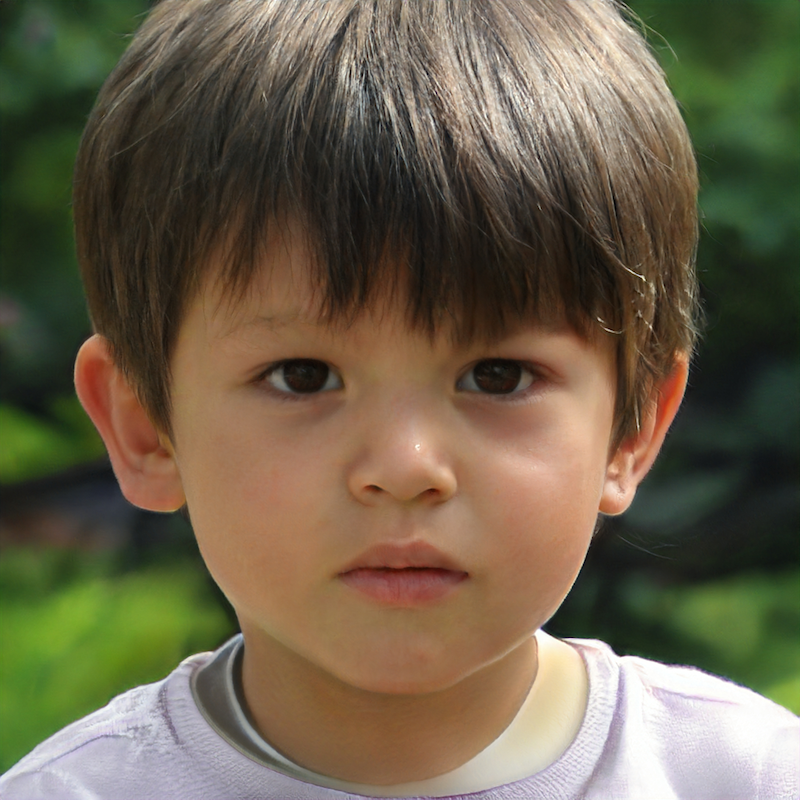
#> input picture Chapter07/Code/face.png, 800 x 800 px
$ python face_detect.py
#> lines starting #> are read from the running program, lines starting #| are printed output that depends on the picture; after the words box and inside, x2 and y2 are one past the last pixel; in counts of white or black regions, pixels touching at a corner belong together
import cv2
from gpiozero import LED

image = "face.png"
#image = "dog.png"
cascade_file = "haarcascade_frontalface_default.xml"
alarm = LED(4)
cascade = cv2.CascadeClassifier(cascade_file)
image = cv2.imread(image)
#> image is the input picture: shape (800, 800, 3); mean B, G, R 75.5, 97.5, 107.8
gray = cv2.cvtColor(image, cv2.COLOR_BGR2GRAY)
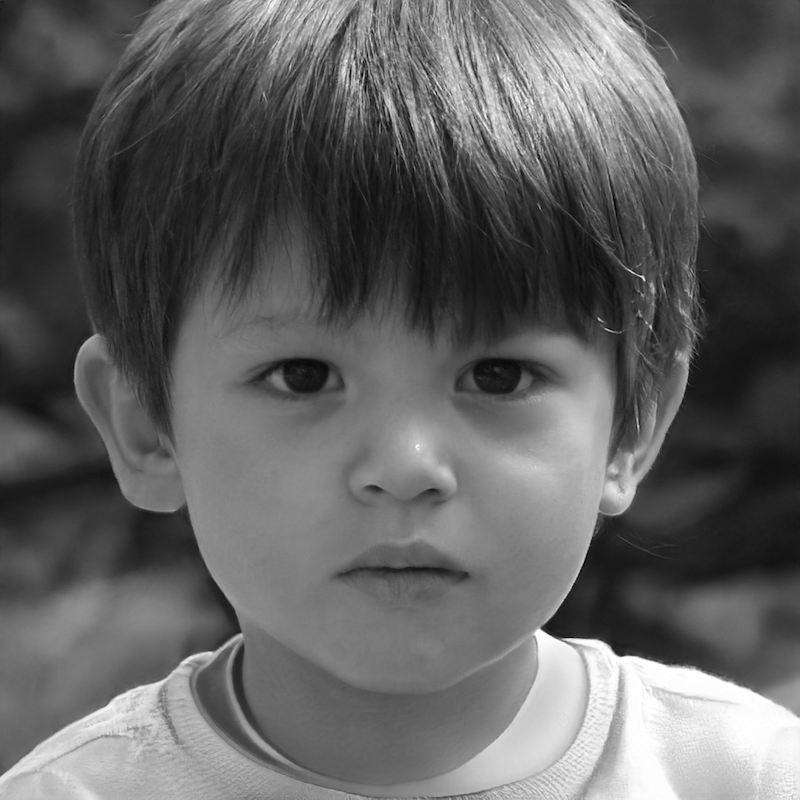
#> gray: shape (800, 800); min 0, max 255, mean 98.1

face = cascade.detectMultiScale(
    gray,
    scaleFactor=1.1,
    minNeighbors=5,
    minSize=(30, 30),
    flags = cv2.CASCADE_SCALE_IMAGE
)
#> face = [[170, 209, 472, 472]]

if len(face):
    print("Found a face!")
    alarm.blink()
    for (x, y, w, h) in face:
        cv2.rectangle(image, (x, y), (x+w, y+h), (0, 255, 0), 2)
#> this loop made 1 pass
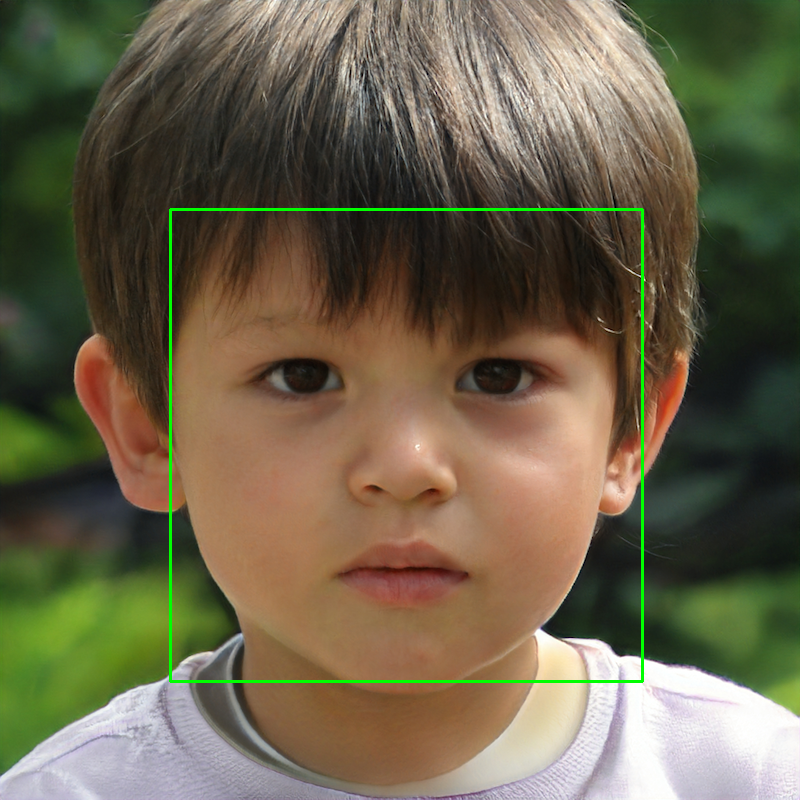
#> image: shape (800, 800, 3); 0.88% of pixels changed, all inside (x1, y1, x2, y2) = (169, 208, 644, 683)
    cv2.imshow("Face found", image)
else:
    cv2.imshow("Found this", image)

cv2.waitKey(0)
cv2.destroyAllWindows()
alarm.off()

$ run again, with Chapter07/Code/dog.png copied over Chapter07/Code/face.png
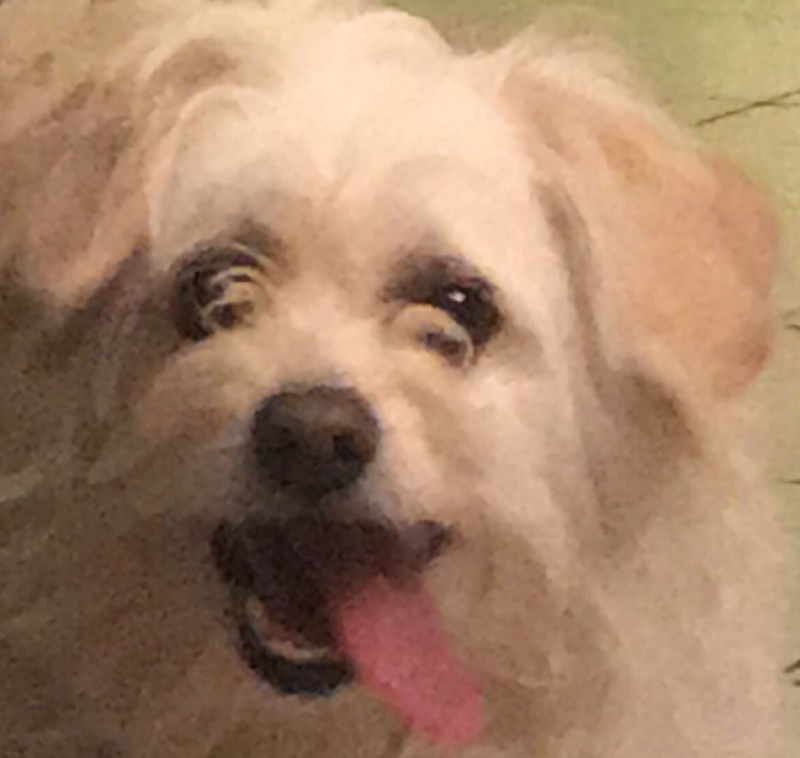
#> input picture Chapter07/Code/dog.png, 800 x 758 px
#> image is the input picture: shape (758, 800, 3); mean B, G, R 105.3, 131.4, 165.8
#> `gray = cv2.cvtColor(image, cv2.COLOR_BGR2GRAY)`:
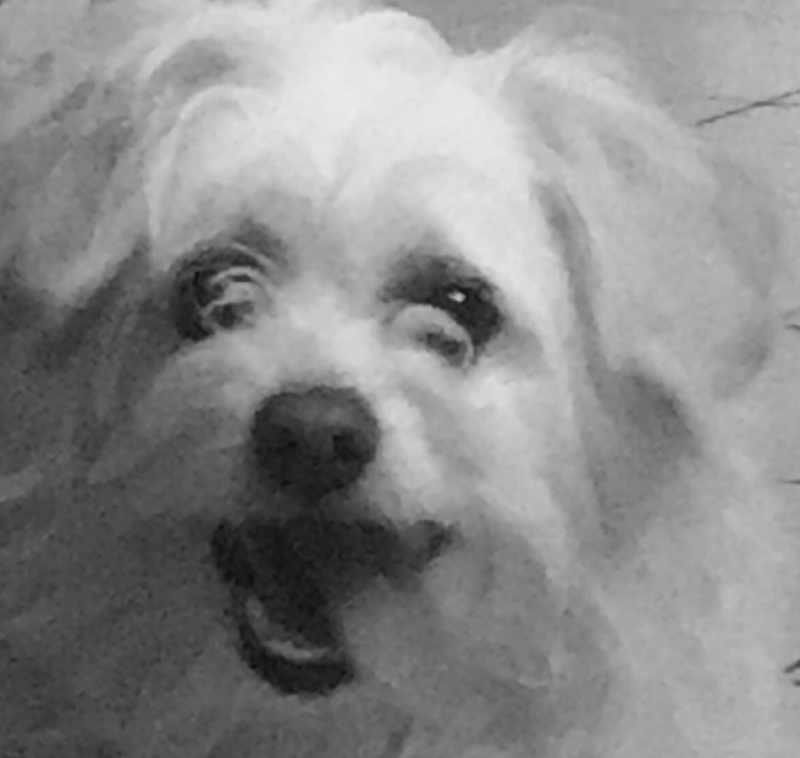
#> gray: shape (758, 800); min 12, max 235, mean 138.7
#> face = ()

$ run again, with Chapter07/Code/found-this.png copied over Chapter07/Code/face.png
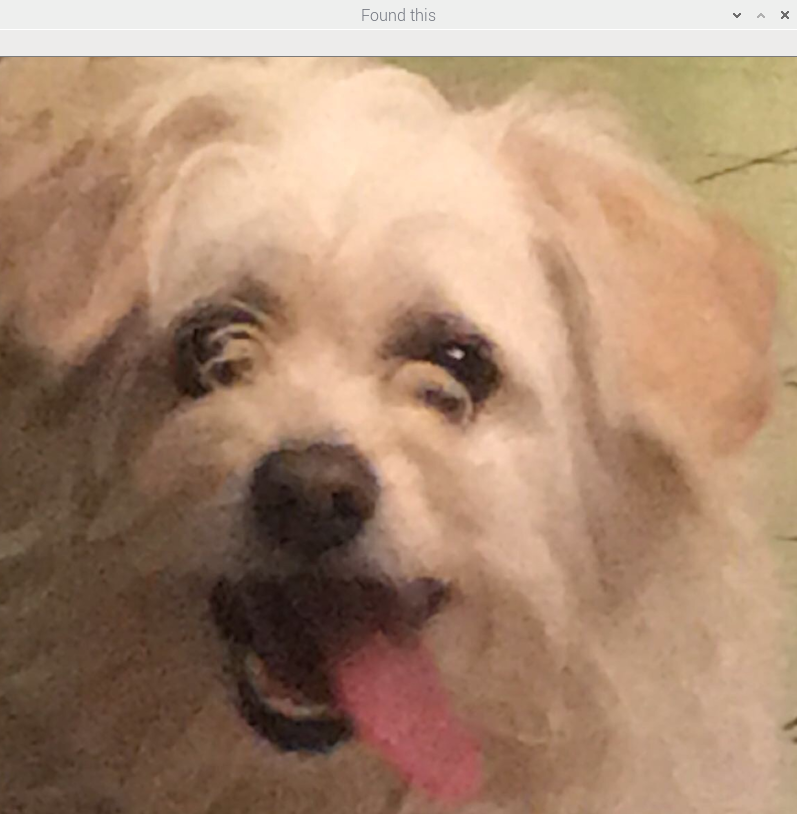
#> input picture Chapter07/Code/found-this.png, 797 x 814 px
#> image is the input picture: shape (814, 797, 3); mean B, G, R 114.3, 138.7, 170.7
#> `gray = cv2.cvtColor(image, cv2.COLOR_BGR2GRAY)`:
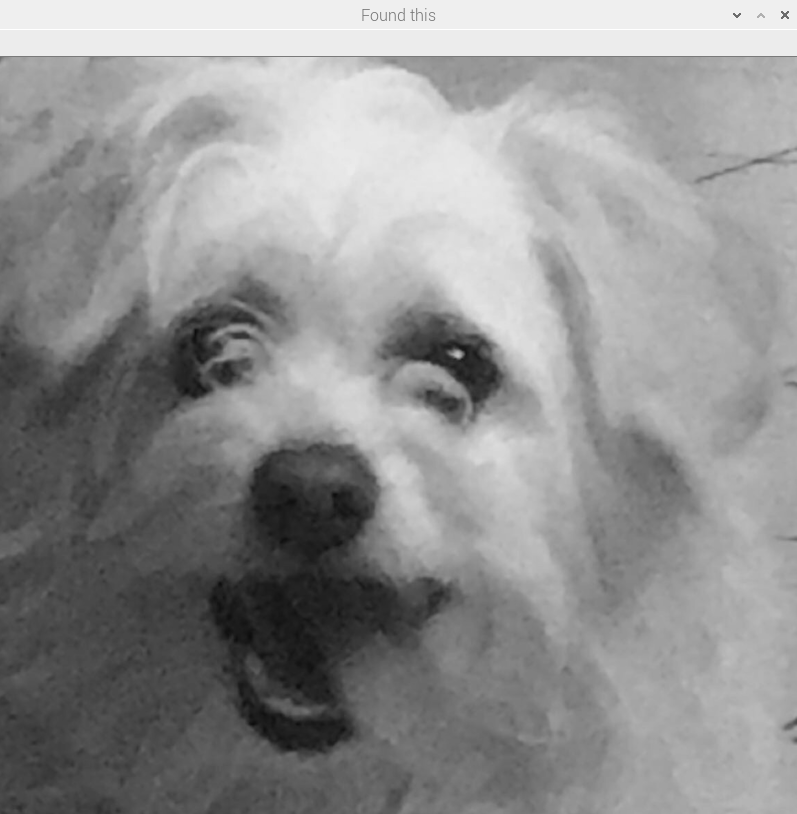
#> gray: shape (814, 797); min 12, max 255, mean 145.5
#> face = ()
